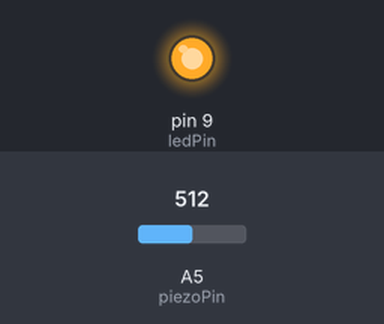
Bench run of a sketch on a simulated Arduino Uno, built with avr-gcc and run on an emulated ATmega328P. Parts: output pins drawn as LEDs (lit = HIGH). Inputs (shaded band) come from the test bench; at power-on: A5 (piezoPin) = 512.

Above: at 1.8 s.
1.9 s: A5 (piezoPin) set to 129
3.4 s: A5 (piezoPin) set to 110
At 5.1 s:
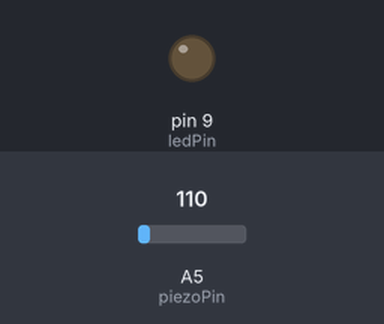
Timing chart, 0 to 6.6 s (numbered marks = the images above; inputs shaded):
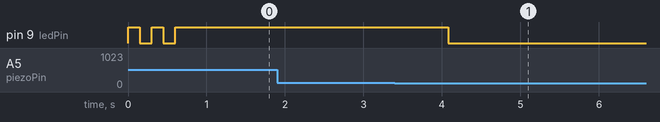

Measured:
- the behaviour switches between 120 and 119 on A5 (piezoPin) (found by bisection; images 0 and 1)
- after the input at 1.9 s, every drawn part: stays the same
- after the input at 3.4 s, pin 9 (ledPin): HIGH → LOW after 0.68 s
- by itself, pin 9 (ledPin): alternates HIGH for 0.15 s and LOW for 0.15 s, 4 changes in all, then stays HIGH

The sketch:

Project13.pde
```cpp
// Project 13 - Piezo Knock Sensor

int ledPin = 9; // LED on Digital Pin 9
int piezoPin = 5; // Piezo on Analog Pin 5
int threshold = 120; // The sensor value to reach before activation
int sensorValue = 0;  // A variable to store the value read from the sensor
float ledValue = 0; // The brightness of the LED


void setup() {
 	pinMode(ledPin, OUTPUT); // Set the ledPin to an OUTPUT
 	// Flash the LED twice to show the program has started
 	digitalWrite(ledPin, HIGH); delay(150); digitalWrite(ledPin, LOW); delay(150);
 	digitalWrite(ledPin, HIGH); delay(150); digitalWrite(ledPin, LOW); delay(150);
}

void loop() {
  	sensorValue = analogRead(piezoPin);  // Read the value from the sensor
  	if (sensorValue >= threshold) { // If knock detected set brightness to max
      		ledValue = 255;
    	}
  	analogWrite(ledPin, int(ledValue) ); // Write brightness value to LED
  	ledValue = ledValue - 0.05; // Dim the LED slowly
  	if (ledValue <= 0) { ledValue = 0;}  // Make sure value does not go below zero
}
```
